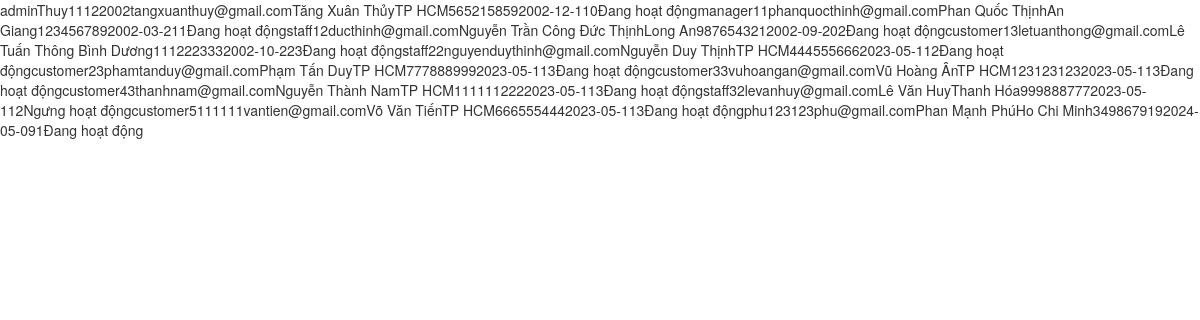
Screenshot of /admin/contents/getUser.php with the database file from the repository.
### tables this page shows
CREATE TABLE `user` (
  `Username` varchar(255) NOT NULL,
  `Password` varchar(255) NOT NULL,
  `Fullname` varchar(255) NOT NULL,
  `Email` varchar(255) NOT NULL,
  `Address` varchar(255) NOT NULL,
  `Phone` int(12) NOT NULL,
  `Birthday` date NOT NULL,
  `Role` tinyint(10) NOT NULL,
  `Status` varchar(20) NOT NULL,
  `ID` int(100) NOT NULL
);

### database/dbhelper.php (called while the page is built, shortened)
<?php
function executeResult($sql){
	$conn = mysqli_connect(HOST,USERNAME,PASSWORD,DATABASE);
	$resultset = mysqli_query($conn,$sql);
	$list =[];
	while($row = mysqli_fetch_array($resultset, 1)){
		$list[] = $row;
	}
	return $list;
}

### admin/contents/getUser.php (the view, shortened to what this page needs)
<!doctype html>
<html>
<head>
<link rel="stylesheet" href="https://maxcdn.bootstrapcdn.com/bootstrap/3.4.1/css/bootstrap.min.css">
</head>
<body>
	<?php
	$q = $_GET['q'];
	$sql = 'select * from user where Username like "%'.$q.'%"';
	$ListUser = executeResult($sql);
    foreach($ListUser as $User){
        echo '<tr>';
        echo '<td>'.$User['Username'].'</td>';
        echo '<td>'.$User['Password'].'</td>';
        echo '<td>'.$User['Email'].'</td>';
        echo '<td>'.$User['Fullname'].'</td>';
        echo '<td>'.$User['Address'].'</td>';
        echo '<td>'.$User['Phone'].'</td>';
        echo '<td>'.$User['Birthday'].'</td>';
        echo '<td>'.$User['Role'].'</td>';
        echo '<td>'.$User['Status'].'</td>';
        echo '</tr>';
    }
	?>
</body>
</html>

### rows the page displays
user: Username "admin", Password "Thuy11122002", Email "tangxuanthuy@gmail.com", Fullname "Tăng Xuân Thủy", Address "TP HCM", Phone "565215859", Birthday "2002-12-11", Role "0", Status "Đang hoạt động"
user: Username "manager1", Password "1", Email "phanquocthinh@gmail.com", Fullname "Phan Quốc Thịnh", Address "An Giang", Phone "123456789", Birthday "2002-03-21", Role "1", Status "Đang hoạt động"
user: Username "staff1", Password "2", Email "ducthinh@gmail.com", Fullname "Nguyễn Trần Công Đức Thịnh", Address "Long An", Phone "987654321", Birthday "2002-09-20", Role "2", Status "Đang hoạt động"
user: Username "customer1", Password "3", Email "letuanthong@gmail.com", Fullname "Lê Tuấn Thông", Address "Bình Dương", Phone "111222333", Birthday "2002-10-22", Role "3", Status "Đang hoạt động"
user: Username "staff2", Password "2", Email "nguyenduythinh@gmail.com", Fullname "Nguyễn Duy Thịnh", Address "TP HCM", Phone "444555666", Birthday "2023-05-11", Role "2", Status "Đang hoạt động"
user: Username "customer2", Password "3", Email "phamtanduy@gmail.com", Fullname "Phạm Tấn Duy", Address "TP HCM", Phone "777888999", Birthday "2023-05-11", Role "3", Status "Đang hoạt động"
user: Username "customer3", Password "3", Email "vuhoangan@gmail.com", Fullname "Vũ Hoàng Ân", Address "TP HCM", Phone "123123123", Birthday "2023-05-11", Role "3", Status "Đang hoạt động"
user: Username "customer4", Password "3", Email "thanhnam@gmail.com", Fullname "Nguyễn Thành Nam", Address "TP HCM", Phone "111111222", Birthday "2023-05-11", Role "3", Status "Đang hoạt động"
user: Username "staff3", Password "2", Email "levanhuy@gmail.com", Fullname "Lê Văn Huy", Address "Thanh Hóa", Phone "999888777", Birthday "2023-05-11", Role "2", Status "Ngưng hoạt động"
user: Username "customer5", Password "111111", Email "vantien@gmail.com", Fullname "Võ Văn Tiến", Address "TP HCM", Phone "666555444", Birthday "2023-05-11", Role "3", Status "Đang hoạt động"
user: Username "phu", Password "123123", Email "phu@gmail.com", Fullname "Phan Mạnh Phú", Address "Ho Chi Minh", Phone "349867919", Birthday "2024-05-09", Role "1", Status "Đang hoạt động"
